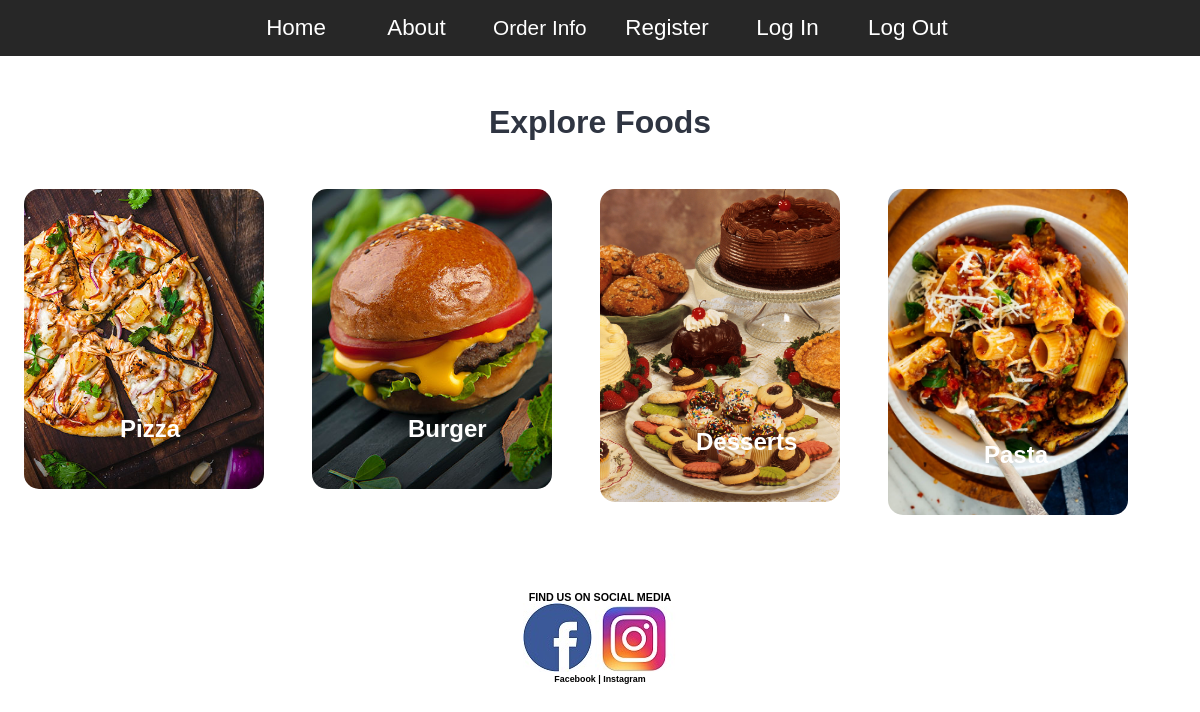
/categories.php, run on the app's committed database.
### tables this page shows
CREATE TABLE `tbl_category` (
  `id` int(10) UNSIGNED NOT NULL,
  `title` varchar(100) NOT NULL,
  `image_name` varchar(255) NOT NULL,
  `featured` varchar(10) NOT NULL,
  `active` varchar(10) NOT NULL
);

### categories.php (the view, shortened to what this page needs)
<?php include('config/constants.php');?>
<!DOCTYPE html>
<html>
    <head>
        <link href="CSS/orderstyle.css" rel="stylesheet" />
    </head>
    <body>
        <header>
            <nav>
                <ul>
                    <li class="home"><a href="<?php echo SITEURL; ?>index.php" >   Home</a></li>
                    <li class="about"><a href="<?php echo SITEURL; ?>about.php">About</a></li>
                    <div class="dropdown">
                        <button class="dropbtn"><a class="active"></a>Order Info</button>
                        </div>
                    <li class="register"><a href="register.php">Register</a></li>
                    <li class="register"><a href="login.php">Log In</a></li>
                    <li class="register"><a href="logout.php">Log Out</a></li>
                </ul>
            </nav>
        </header>
<section class="categories">
    <div class="container">
        <h2 class="text-center">Explore Foods</h2>
        <?php
        $sql = "SELECT * FROM tbl_category WHERE active='Yes'" ;
        $res= mysqli_query($conn, $sql);
        $count = mysqli_num_rows($res);
        if($count > 0){
            while($row= mysqli_fetch_assoc($res)){
                $id = $row['id'];
                $title = $row['title'];
                $image_name = $row['image_name'];
                ?>
                 <a href="<?php echo SITEURL;?>category-foods.php?category_id=<?php echo $id; ?>">
                    <div class="box-3 float-container">
                    <?php
                        if($image_name == ""){
                            echo "<div class= 'error'>Image not Available </div>";
                         }
                        else{
                        ?>
                        <img src="<?php echo SITEURL;?>images/category/<?php echo $image_name; ?>" alt="Pizza" class="img-responsive img-curve">
                        <?php
                        }
                    ?>
                   <h3 class="float-text text-white"><?php echo $title;?></h3>
                   </div>
                 </a>
             <?php
            }
        }
        else{
            echo "<div class = 'error'>Category not Found!</div>";
        }
        ?>
    </div>
</section>
            <footer>
                <div>
                    <h6 style="text-align: center; ">FIND US ON SOCIAL MEDIA<h6>
                        <div class="center">
                            <a href="https://www.facebook.com/" target="_blank"><img src="images/fb_original.jpg" alt="facebook" /></a>
                            <a href="https:/www.instagram.com/" target="_blank"><img src="images/insta.jpg" alt="instagram" /></a>
                            <h5 style="text-align: center; ">Facebook           |         Instagram<h5>
                </div>
            </footer>
    </body>
</html>

### CSS/orderstyle.css (style rules this page uses)
* { margin:0; padding:0 ; font-family: Arial, Helvetica, sans-serif; }
body { margin: 0; padding: 0; background-color:white; }
.img-responsive { width: 100%; }
.img-curve { border-radius: 15px; }
.text-center { text-align: center; }
.text-white { color: white; }
h2 { color: #2f3542; font-size: 2rem; margin-bottom: 2%; }
h3 { font-size: 1.5rem; }
.float-container { position: relative; }
.float-text { position: absolute; bottom: 50px; left: 40%; }
.categories { padding: 4% 0; }
.box-3 { width: 20%; float: left; margin: 2%; }
nav ul { list-style: none; background-color: #272727; text-align: center; padding: 0; margin: 0; }
nav li { font-family: Arial,sans-serif; font-size: 1.2em; line-height: 40px; height: 40px; border-bottom: 1px solid #888; }
nav a { text-decoration: none; color: #fff; display: block; transition: .3s background-color; }
.center { text-align: center; }
@media screen and (min-width: 600px) { nav li { width: 120px; border-bottom: none; height: 50px; line-height: 50px; font-size: 1.4em; } }
@media screen and (min-width: 600px) { nav li { display: inline-block; margin-right: -4px; } }
@media screen and (min-width: 600px) { .dropbtn { background-color: #272727; color: white; padding: 16px; font-family:Arial,sans-serif; font-size: 1.3em; border: none; cursor: pointer; } }
@media screen and (min-width: 600px) { .dropdown { position: relative; display: inline-block; } }

### data on the page
tbl_category: image_name (picture), title "Pizza"
tbl_category: image_name (picture), title "Burger"
tbl_category: image_name (picture), title "Desserts"
tbl_category: image_name (picture), title "Pasta"
